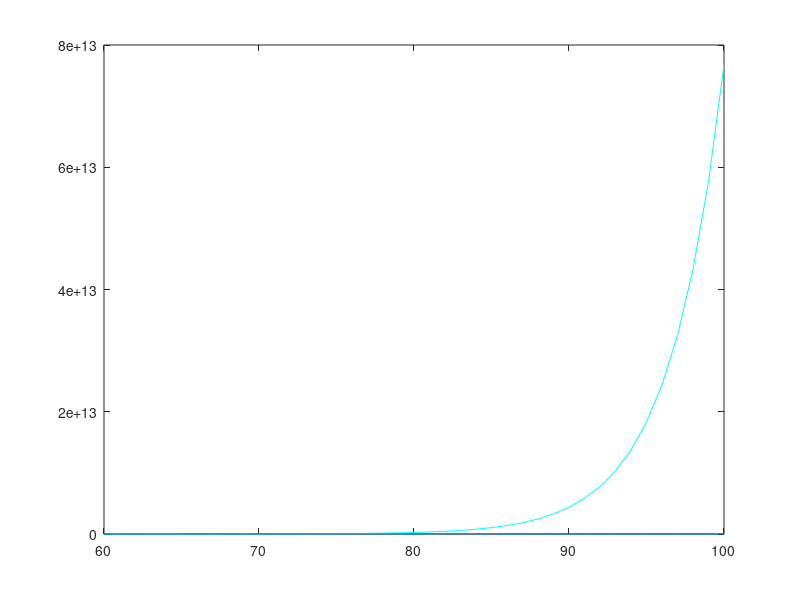

This chart was generated by the following MATLAB code: (Note: this script raises an error after producing the figure.)
%% Uppgift 5 b)
% There are three roots here
Ivec=[];
for k=60:1:100;
    f=@(x) exp(0.5.*((k.*x)./(3.*k+x)));
    I=integral(f,1,4*k,'RelTol',1e-8);
    Ivec=[Ivec;I(end)];
end
Ivec;
k=60:1:100;
figure(15)
plot(k,Ivec,'c')
g= @(k) 7.*((2-k).^4);
hold on
plot(k,g(k))

% d)
kvalue=fzero(@integ,35)

